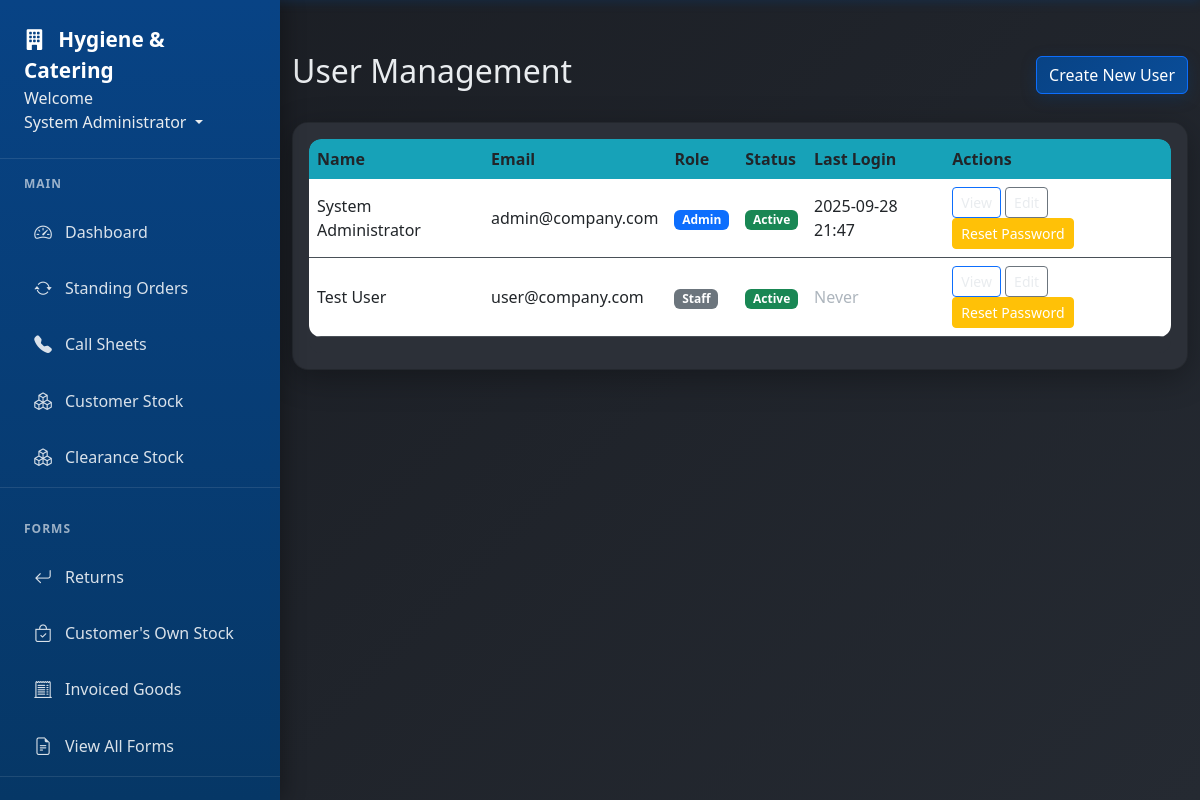
The page /users (signed in) on the database as committed earlier.
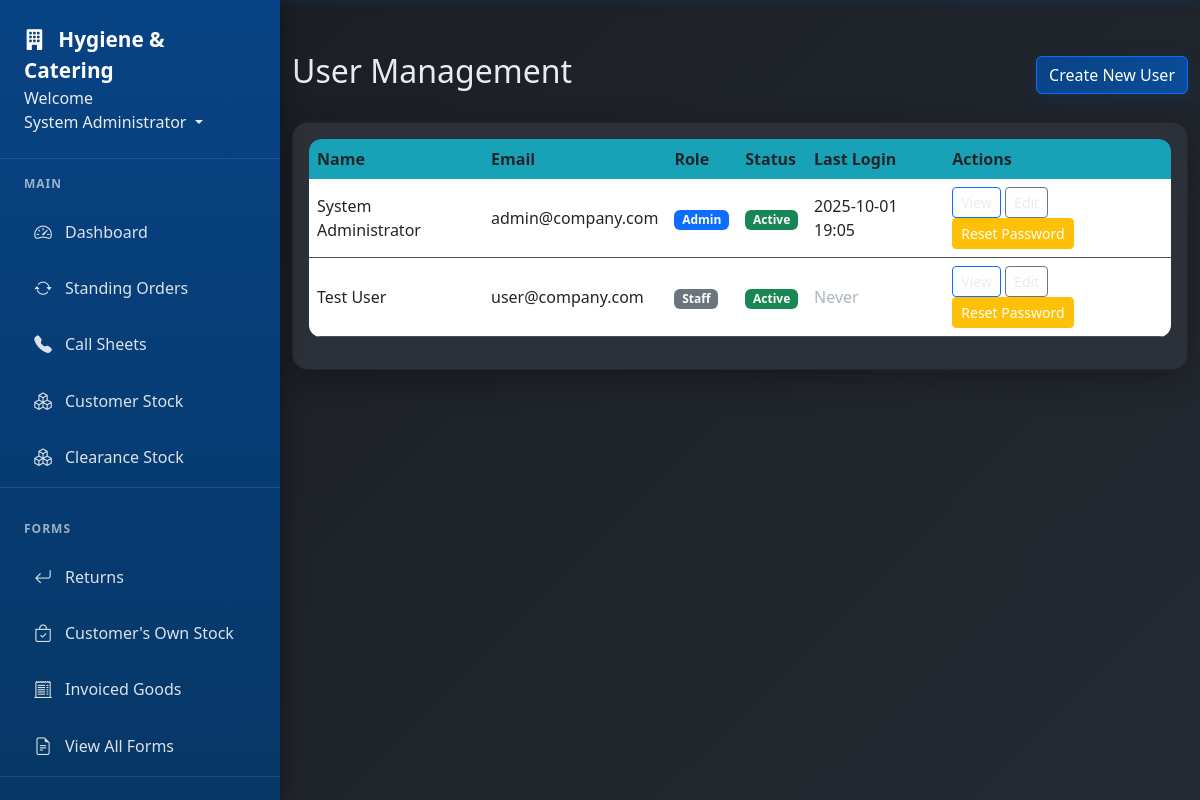
The same page on the database as committed later.
### app/models.py (models this page shows, shortened)
class User(db.Model, UserMixin):
    id = db.Column(db.Integer, primary_key=True)
    username = db.Column(db.String(20), unique=True, nullable=False)  # Keep for system use
    email = db.Column(db.String(120), unique=True, nullable=False, index=True)  # Primary identifier
    full_name = db.Column(db.String(100), nullable=False)
    password_hash = db.Column(db.String(128), nullable=False)  # Changed from 'password' to 'password_hash'
    role = db.Column(db.String(20), nullable=False)
    job_title = db.Column(db.String(100))
    direct_phone = db.Column(db.String(20))
    mobile_phone = db.Column(db.String(20))
    is_active = db.Column(db.Boolean, default=True)
    must_change_password = db.Column(db.Boolean, default=False)
    created_at = db.Column(db.DateTime, nullable=False, default=datetime.utcnow)
    last_login = db.Column(db.DateTime)
    forms = db.relationship('Form', foreign_keys='Form.user_id', backref='author', lazy=True)
    callsheet_entries = db.relationship('CallsheetEntry', backref='entered_by', lazy=True)
    callsheets_created = db.relationship('Callsheet', backref='created_by_user', lazy=True)
    todo_items = db.relationship('TodoItem', backref='user', lazy=True, cascade='all, delete-orphan')
    company_updates = db.relationship('CompanyUpdate', backref='author', lazy=True, cascade='all, delete-orphan')

### app/routes.py (the view)
@main.route('/users')
@login_required
@admin_required
def users():
    users = User.query.order_by(User.full_name).all()
    return render_template('users.html', title='User Management', users=users)

### app/models.py (called while the page is built)
@login_manager.user_loader
def load_user(user_id):
    return User.query.get(int(user_id))

### app/routes.py (called while the page is built)
def admin_required(f):
    @wraps(f)
    def decorated_function(*args, **kwargs):
        if not current_user.is_authenticated or current_user.role != 'admin':
            flash('Admin access required.', 'danger')
            return redirect(url_for('main.dashboard'))
        return f(*args, **kwargs)
    return decorated_function

### app/templates/users.html (shortened to what this page needs)
{% extends "base.html" %} {% block content %}
<div class="d-flex justify-content-between align-items-center mb-4">
  <h2>User Management</h2>
  <a href="{{ url_for('main.create_user') }}" class="btn btn-primary">
     Create New User
  </a>
</div>
<div class="card">
  <div class="card-body">
    <div class="table-responsive">
      <table class="table table-hover">
        <thead>
          <tr>
            <th>Name</th>
            <th>Email</th>
            <th>Role</th>
            <th>Status</th>
            <th>Last Login</th>
            <th>Actions</th>
          </tr>
        </thead>
        <tbody>
          {% for user in users %}
          <tr>
            <td>{{ user.full_name }}</td>
            <td>{{ user.email }}</td>
            <td>
              <span
                class="badge bg-{{ 'primary' if user.role == 'admin' else 'secondary' }}"
              >
                {{ user.role.title() }}
              </span>
            </td>
            <td>
              <span
                class="badge bg-{{ 'success' if user.is_active else 'danger' }}"
              >
                {{ 'Active' if user.is_active else 'Inactive' }}
              </span>
            </td>
            <td>
              {% if user.last_login %} {{ user.last_login.strftime('%Y-%m-%d
              %H:%M') }} {% else %}
              <span class="text-muted">Never</span>
              {% endif %}
            </td>
            <td>
              <a
                href="{{ url_for('main.user_profile', user_id=user.id) }}"
                class="btn btn-sm btn-outline-primary"
                >View</a
              >
              <a
                href="{{ url_for('main.edit_user', user_id=user.id) }}"
                class="btn btn-sm btn-outline-secondary"
                >Edit</a
              >
              <button
                class="btn btn-sm btn-warning"
                onclick="resetPassword({{ user.id }}, '{{ user.full_name }}')"
              >
                Reset Password
              </button>
            </td>
          </tr>
          {% endfor %}
        </tbody>
      </table>
    </div>
  </div>
</div>
 {% endblock %}

### app/templates/base.html (shortened to what this page needs)
<!DOCTYPE html>
<html lang="en">
  <head>
    <link
      rel="stylesheet"
      href="{{ url_for('static', filename='style.css') }}"
    />
    <link
      href="https://cdn.jsdelivr.net/npm/bootstrap@5.3.0/dist/css/bootstrap.min.css"
      rel="stylesheet"
    />
    <link
      href="https://cdn.jsdelivr.net/npm/bootstrap-icons@1.11.0/font/bootstrap-icons.css"
      rel="stylesheet"
    />
  </head>
  <body>
    <nav class="nav-sidebar" id="navSidebar">
      <div class="nav-sidebar-header">
        <a href="{{ url_for('main.dashboard') }}" class="nav-sidebar-brand">
          <i class="bi bi-building-fill me-2"></i>
          Hygiene & Catering
        </a>
        <li class="nav-item dropdown" style="display: block">
          <text>Welcome</text>
          <a
            class="nav-link dropdown-toggle"
            href="#"
            id="userDropdown"
            role="button"
            data-bs-toggle="dropdown"
          >
             {{ current_user.full_name or
            current_user.username }}
          </a>
        </li>
      </div>
      {% if current_user.is_authenticated %}
      <div class="nav-sidebar-nav">
        <div class="nav-section">
          <div class="nav-section-title">Main</div>
          <div class="nav-item">
            <a class="nav-link" href="{{ url_for('main.dashboard') }}">
              <i class="bi bi-speedometer2"></i>
              Dashboard
            </a>
          </div>
          <div class="nav-item">
            <a
              class="nav-link"
              href="{{ url_for('standing_orders.standing_orders') }}"
            >
              <i class="bi bi-arrow-repeat"></i>
              Standing Orders
            </a>
          </div>
          <div class="nav-item">
            <a class="nav-link" href="{{ url_for('callsheets.callsheets') }}">
              <i class="bi bi-telephone-fill"></i>
              Call Sheets
            </a>
          </div>
          <div class="nav-item">
            <a
              class="nav-link"
              href="{{ url_for('customer_stock.customer_stock') }}"
            >
              <i class="bi bi-boxes"></i>
              Customer Stock
            </a>
          </div>
          <div class="nav-item">
            <a
              class="nav-link"
              href="{{ url_for('clearance_stock.clearance_stock') }}"
            >
              <i class="bi bi-boxes"></i>
              Clearance Stock
            </a>
          </div>
        </div>
        <div class="nav-section">
          <div class="nav-section-title">Forms</div>
          <div class="nav-item">
            <a class="nav-link" href="{{ url_for('main.returns') }}">
              <i class="bi bi-arrow-return-left"></i>
              Returns
            </a>
          </div>
          <div class="nav-item">
            <a
              class="nav-link"
              href="{{ url_for('customer_stock.branded_stock') }}"
            >
              <i class="bi bi-bag-check"></i>
              Customer's Own Stock
            </a>
          </div>
          <div class="nav-item">
            <a class="nav-link" href="{{ url_for('main.invoice_correction') }}">
              <i class="bi bi-receipt-cutoff"></i>
              Invoiced Goods
            </a>
          </div>
          <div class="nav-item">
            <a class="nav-link" href="{{ url_for('main.forms') }}">
              <i class="bi bi-file-earmark-text"></i>
              View All Forms
            </a>
          </div>
        </div>
      </div>
      {% endif %}
    </nav>
    <div class="main-content" id="mainContent">
      <div class="container-fluid">
         {% block content %}{% endblock %}
      </div>
    </div>
  </body>
</html>

Rows that differ between the two databases and show on the page:
changed User "System Administrator": last_login "2025-09-28 21:47" → "2025-10-01 19:05"
